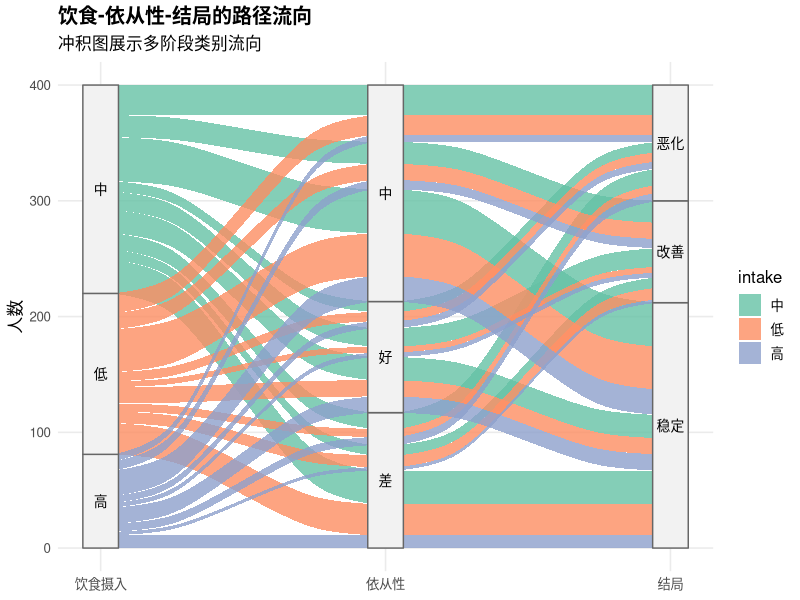
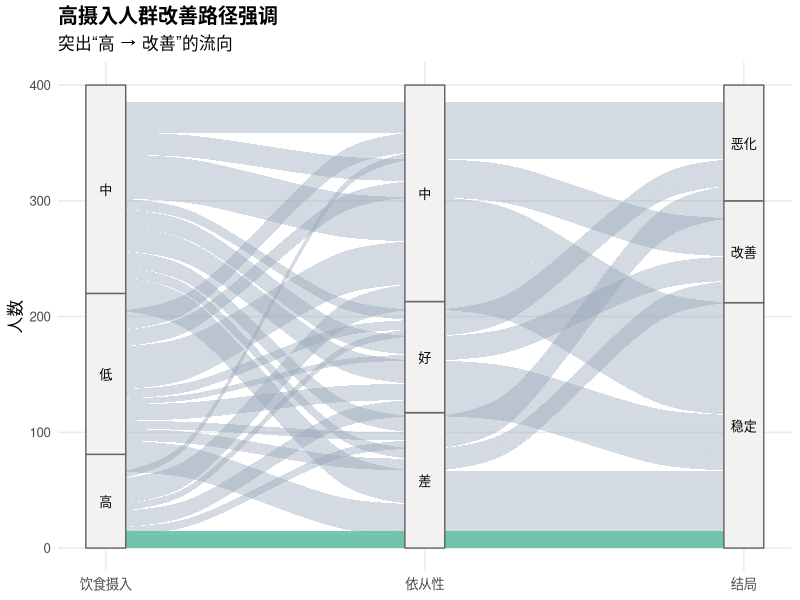

Here is the R script that generated these plots, in order:
## ---- chunk 1
knitr::opts_chunk$set(
  echo = TRUE,
  warning = FALSE,
  message = FALSE,
  fig.width = 9,
  fig.height = 6,
  fig.retina = 2,
  out.width = "100%",
  dpi = 150
)
## ---- chunk 2
set.seed(42)

survey <- tibble::tibble(
  id = 1:400,
  intake = sample(c("低", "中", "高"), 400, replace = TRUE, prob = c(0.35, 0.45, 0.2)),
  adherence = sample(c("差", "中", "好"), 400, replace = TRUE, prob = c(0.3, 0.45, 0.25)),
  outcome = sample(c("恶化", "稳定", "改善"), 400, replace = TRUE, prob = c(0.25, 0.5, 0.25))
)

flow_counts <- survey |>
  dplyr::count(intake, adherence, outcome, name = "n")

flow_counts
## ---- chunk 3
library(ggplot2)
library(ggalluvial)

ggplot(flow_counts,
  aes(
    axis1 = intake,
    axis2 = adherence,
    axis3 = outcome,
    y = n
  )
) +
  geom_alluvium(aes(fill = intake), width = 1 / 12, alpha = 0.8) +
  geom_stratum(width = 1 / 8, fill = "grey95", color = "grey40") +
  geom_text(stat = "stratum", aes(label = after_stat(stratum)), size = 3.5) +
  scale_x_discrete(
    limits = c("饮食摄入", "依从性", "结局"),
    expand = c(0.05, 0.05)
  ) +
  scale_fill_brewer(palette = "Set2") +
  labs(
    title = "饮食-依从性-结局的路径流向",
    subtitle = "冲积图展示多阶段类别流向",
    x = NULL,
    y = "人数"
  ) +
  theme_minimal(base_size = 12) +
  theme(
    panel.grid.minor = element_blank(),
    plot.title = element_text(face = "bold")
  )
## ---- chunk 4
flow_highlight <- flow_counts |>
  dplyr::mutate(highlight = intake == "高" & outcome == "改善")

ggplot(flow_highlight,
  aes(axis1 = intake, axis2 = adherence, axis3 = outcome, y = n)
) +
  geom_alluvium(
    data = flow_highlight |> dplyr::filter(!highlight),
    fill = "#94a3b8",
    alpha = 0.4,
    width = 1 / 12
  ) +
  geom_alluvium(
    data = flow_highlight |> dplyr::filter(highlight),
    aes(fill = intake),
    alpha = 0.9,
    width = 1 / 12
  ) +
  geom_stratum(width = 1 / 8, fill = "grey95", color = "grey40") +
  geom_text(stat = "stratum", aes(label = after_stat(stratum)), size = 3.3) +
  scale_x_discrete(
    limits = c("饮食摄入", "依从性", "结局"),
    expand = c(0.05, 0.05)
  ) +
  scale_fill_brewer(palette = "Set2") +
  labs(
    title = "高摄入人群改善路径强调",
    subtitle = "突出“高 → 改善”的流向",
    x = NULL,
    y = "人数"
  ) +
  theme_minimal(base_size = 12) +
  theme(
    legend.position = "none",
    panel.grid.minor = element_blank(),
    plot.title = element_text(face = "bold")
  )
